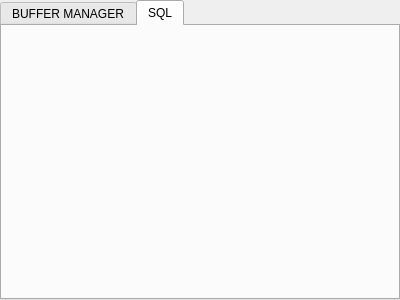
<?xml version="1.0" encoding="UTF-8"?>
<ui version="4.0">
 <class>MainMenuWidgetTab</class>
 <widget class="QTabWidget" name="MainMenuWidgetTab">
  <property name="geometry">
   <rect>
    <x>0</x>
    <y>0</y>
    <width>400</width>
    <height>300</height>
   </rect>
  </property>
  <property name="windowTitle">
   <string>MainMenuTabWidget</string>
  </property>
  <property name="currentIndex">
   <number>1</number>
  </property>
  <widget class="QWidget" name="bufMgrTab">
   <attribute name="title">
    <string>BUFFER MANAGER</string>
   </attribute>
  </widget>
  <widget class="QWidget" name="sqlTab">
   <attribute name="title">
    <string>SQL</string>
   </attribute>
  </widget>
 </widget>
 <layoutdefault spacing="6" margin="11"/>
 <resources/>
 <connections/>
</ui>
